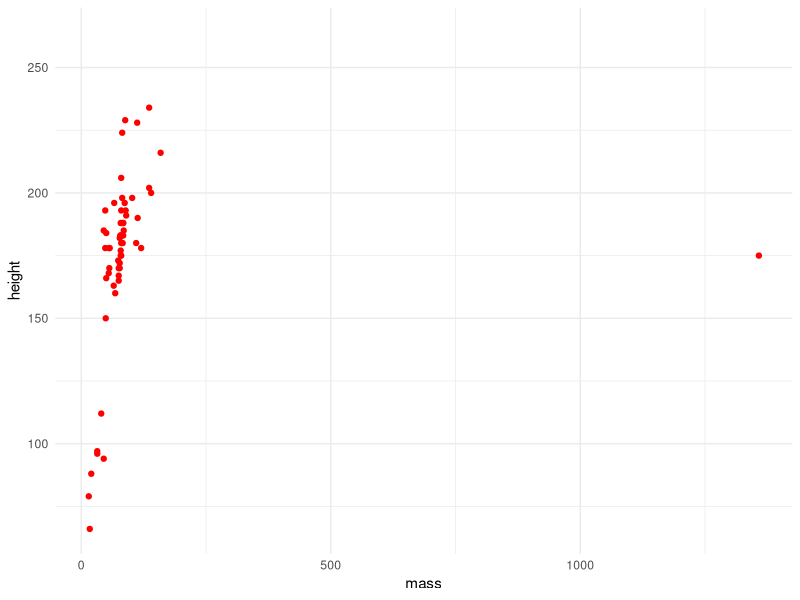

Recreate this plot in R.
## ---- chunk 1
knitr::opts_chunk$set(echo = TRUE)

library(tidyverse)
## ---- chunk 2
ggplot(starwars, aes(x = mass, y = height)) +
  geom_point(color = 'red') +
  theme_minimal()
